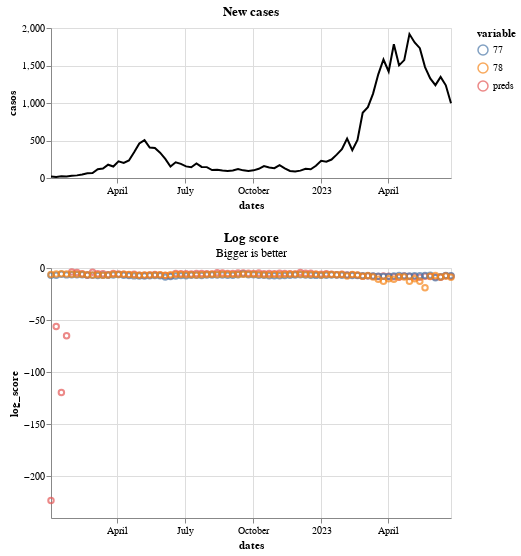

Notebook cell for this chart:
### Markdown cell above
To plot this score:

### Code cell
score.plot_log_score()

### Figure 1 — Vega-Lite specification as saved in the notebook (floating-point values rounded to 4 significant figures; data arrays with more than 128 entries replaced by an {"elided": "..."} marker saying what was removed)
{"config": {"view": {"continuousWidth": 300, "continuousHeight": 300}}, "vconcat": [{"data": {"name": "data-d4775c7e2b59a23393eb246775bc1f3d"}, "mark": {"type": "line"}, "encoding": {"color": {"value": "black"}, "x": {"field": "dates", "type": "temporal"}, "y": {"field": "casos", "type": "quantitative"}}, "height": 150, "title": "New cases", "width": 400}, {"layer": [{"mark": {"type": "point", "filled": false}, "encoding": {"color": {"field": "variable", "legend": {"legendX": 100}, "type": "nominal"}, "x": {"field": "dates", "type": "temporal"}, "y": {"field": "log_score", "type": "quantitative"}}}, {"mark": {"type": "point"}, "encoding": {"color": {"field": "variable", "legend": {"legendX": 100}, "type": "nominal"}, "opacity": {"condition": {"param": "param_2", "value": 1, "empty": false}, "value": 0}, "x": {"field": "dates", "type": "temporal"}, "y": {"field": "log_score", "type": "quantitative"}}}, {"mark": {"type": "rule", "color": "gray"}, "encoding": {"opacity": {"condition": {"param": "param_2", "value": 0.3, "empty": false}, "value": 0}, "tooltip": [{"field": "dates", "title": "Date", "type": "temporal"}, {"field": "preds", "format": ".2f", "type": "quantitative"}, {"field": "77", "format": ".2f", "type": "quantitative"}, {"field": "78", "format": ".2f", "type": "quantitative"}], "x": {"field": "dates", "type": "temporal"}}, "name": "view_2", "transform": [{"pivot": "variable", "value": "log_score", "groupby": ["dates"]}]}], "data": {"name": "data-fcec467f180ec8e4e059cf3080c1f633"}, "height": 250, "title": {"text": "Log score", "subtitle": "Bigger is better"}, "width": 400}], "params": [{"name": "param_2", "select": {"type": "point", "fields": ["dates"], "nearest": true, "on": "pointerover"}, "views": ["view_2"]}], "$schema": "https://vega.github.io/schema/vega-lite/v5.17.0.json", "datasets": {"data-d4775c7e2b59a23393eb246775bc1f3d": [{"dates": "2022-01-02T00:00:00", "casos": 21.0}, {"dates": "2022-01-09T00:00:00", "casos": 14.0}, {"dates": "2022-01-16T00:00:00", "casos": 22.0}, {"dates": "2022-01-23T00:00:00", "casos": 19.0}, {"dates": "2022-01-30T00:00:00", "casos": 31.0}, {"dates": "2022-02-06T00:00:00", "casos": 35.0}, {"dates": "2022-02-13T00:00:00", "casos": 47.0}, {"dates": "2022-02-20T00:00:00", "casos": 62.0}, {"dates": "2022-02-27T00:00:00", "casos": 66.0}, {"dates": "2022-03-06T00:00:00", "casos": 116.0}, {"dates": "2022-03-13T00:00:00", "casos": 126.0}, {"dates": "2022-03-20T00:00:00", "casos": 177.0}, {"dates": "2022-03-27T00:00:00", "casos": 153.0}, {"dates": "2022-04-03T00:00:00", "casos": 222.0}, {"dates": "2022-04-10T00:00:00", "casos": 201.0}, {"dates": "2022-04-17T00:00:00", "casos": 234.0}, {"dates": "2022-04-24T00:00:00", "casos": 342.0}, {"dates": "2022-05-01T00:00:00", "casos": 461.0}, {"dates": "2022-05-08T00:00:00", "casos": 505.0}, {"dates": "2022-05-15T00:00:00", "casos": 406.0}, {"dates": "2022-05-22T00:00:00", "casos": 400.0}, {"dates": "2022-05-29T00:00:00", "casos": 338.0}, {"dates": "2022-06-05T00:00:00", "casos": 255.0}, {"dates": "2022-06-12T00:00:00", "casos": 153.0}, {"dates": "2022-06-19T00:00:00", "casos": 209.0}, {"dates": "2022-06-26T00:00:00", "casos": 189.0}, {"dates": "2022-07-03T00:00:00", "casos": 155.0}, {"dates": "2022-07-10T00:00:00", "casos": 144.0}, {"dates": "2022-07-17T00:00:00", "casos": 194.0}, {"dates": "2022-07-24T00:00:00", "casos": 148.0}, {"dates": "2022-07-31T00:00:00", "casos": 145.0}, {"dates": "2022-08-07T00:00:00", "casos": 106.0}, {"dates": "2022-08-14T00:00:00", "casos": 110.0}, {"dates": "2022-08-21T00:00:00", "casos": 99.0}, {"dates": "2022-08-28T00:00:00", "casos": 94.0}, {"dates": "2022-09-04T00:00:00", "casos": 101.0}, {"dates": "2022-09-11T00:00:00", "casos": 120.0}, {"dates": "2022-09-18T00:00:00", "casos": 102.0}, {"dates": "2022-09-25T00:00:00", "casos": 95.0}, {"dates": "2022-10-02T00:00:00", "casos": 102.0}, {"dates": "2022-10-09T00:00:00", "casos": 123.0}, {"dates": "2022-10-16T00:00:00", "casos": 160.0}, {"dates": "2022-10-23T00:00:00", "casos": 139.0}, {"dates": "2022-10-30T00:00:00", "casos": 131.0}, {"dates": "2022-11-06T00:00:00", "casos": 171.0}, {"dates": "2022-11-13T00:00:00", "casos": 129.0}, {"dates": "2022-11-20T00:00:00", "casos": 94.0}, {"dates": "2022-11-27T00:00:00", "casos": 86.0}, {"dates": "2022-12-04T00:00:00", "casos": 98.0}, {"dates": "2022-12-11T00:00:00", "casos": 123.0}, {"dates": "2022-12-18T00:00:00", "casos": 117.0}, {"dates": "2022-12-25T00:00:00", "casos": 163.0}, {"dates": "2023-01-01T00:00:00", "casos": 230.0}, {"dates": "2023-01-08T00:00:00", "casos": 218.0}, {"dates": "2023-01-15T00:00:00", "casos": 246.0}, {"dates": "2023-01-22T00:00:00", "casos": 312.0}, {"dates": "2023-01-29T00:00:00", "casos": 383.0}, {"dates": "2023-02-05T00:00:00", "casos": 525.0}, {"dates": "2023-02-12T00:00:00", "casos": 372.0}, {"dates": "2023-02-19T00:00:00", "casos": 507.0}, {"dates": "2023-02-26T00:00:00", "casos": 870.0}, {"dates": "2023-03-05T00:00:00", "casos": 945.0}, {"dates": "2023-03-12T00:00:00", "casos": 1125.0}, {"dates": "2023-03-19T00:00:00", "casos": 1382.0}, {"dates": "2023-03-26T00:00:00", "casos": 1580.0}, {"dates": "2023-04-02T00:00:00", "casos": 1420.0}, {"dates": "2023-04-09T00:00:00", "casos": 1783.0}, {"dates": "2023-04-16T00:00:00", "casos": 1502.0}, {"dates": "2023-04-23T00:00:00", "casos": 1572.0}, {"dates": "2023-04-30T00:00:00", "casos": 1919.0}, {"dates": "2023-05-07T00:00:00", "casos": 1807.0}, {"dates": "2023-05-14T00:00:00", "casos": 1731.0}, {"dates": "2023-05-21T00:00:00", "casos": 1479.0}, {"dates": "2023-05-28T00:00:00", "casos": 1328.0}, {"dates": "2023-06-04T00:00:00", "casos": 1238.0}, {"dates": "2023-06-11T00:00:00", "casos": 1348.0}, {"dates": "2023-06-18T00:00:00", "casos": 1236.0}, {"dates": "2023-06-25T00:00:00", "casos": 996.0}], "data-fcec467f180ec8e4e059cf3080c1f633": {"elided": "234 records"}}}
